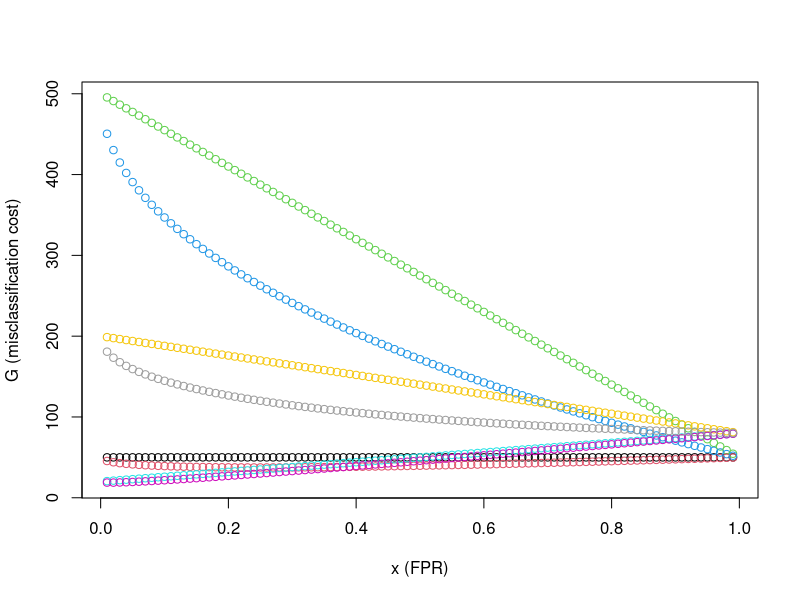
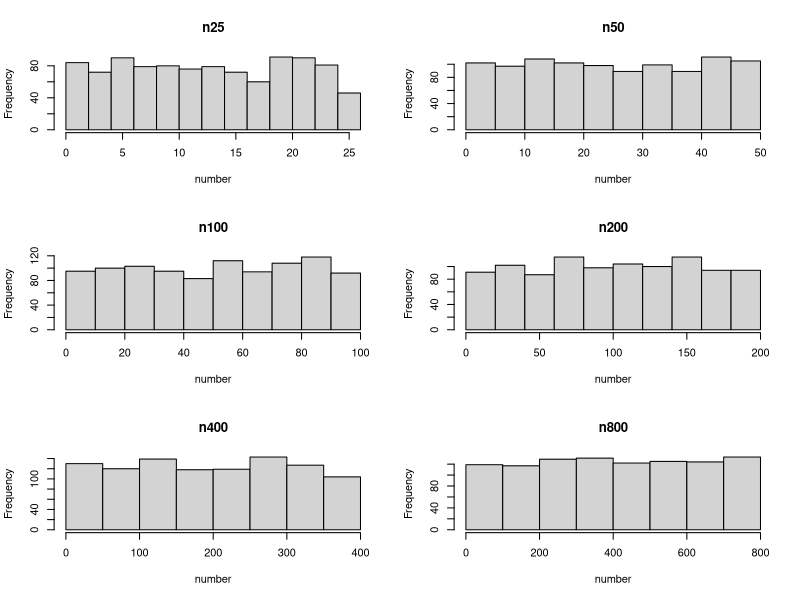

Recreate these plots in R, in order.
## ---- chunk 1
myRound <- function(x, acc=3) {mult = 10^acc; round(x*mult)/mult}
## ---- chunk 2
set.seed(0)
n = 100
m=1000

origData = rnorm(n) # case 1
z=sample(x=origData, size=n*m, replace=TRUE)
case1_mat <- matrix(z,nrow=m)

origData = rt(n,df=3); # case 2
z=sample(x=origData, size=n*m, replace=TRUE)
case2_mat <- matrix(z,nrow=m)

origData = rt(n,df=25); # case 3
z=sample(x=origData, size=n*m, replace=TRUE)
case3_mat <- matrix(z,nrow=m)
## ---- chunk 3

## ---- chunk 4

## ---- chunk 5
myCVids <- function(n, K, seed=0) {
# balanced subsets generation (subset sizes differ by at most 1)
# n is the number of observations/rows in the training set
# K is the desired number of folds (e.g., 5 or 10)
set.seed(seed);
t = floor(n/K); r = n-t*K;
id0 = rep((1:K),times=t)
ids = sample(id0,t*K)
if (r > 0) {ids = c(ids, sample(K,r))}
ids
}

# two-sample t test
column_t_test <- function(features, target){
  tests = lapply(seq(1,ncol(features)),function(x){t.test(features[,x]~target)})
  pval_lst = lapply(seq(1,length(tests)),function(x){tests[[x]]$p.value})
  return(list(tests, pval_lst))
}


# keep features with p-value <= 0.05
top_features <- function(pval_lst, p_val, p_min){
  bool_lst = lapply(seq(1,length(pval_lst)),function(x){pval_lst[[x]] < p_val})
  if(sum(as.integer(bool_lst))<=p_min){
    return(bool_lst)
  }else{
    pval_df = t(data.frame(pval_lst))
    row.names(pval_df) <- NULL
    bool_df=data.frame(pval_sig=matrix(unlist(bool_lst), nrow=length(bool_lst), byrow=TRUE))
    bool_df$p_val <- pval_df[,1]
    bool_df$p_top = FALSE
    sorted_res = sort(bool_df$p_val, index.return=TRUE)
    bool_df[head(sorted_res$ix,p_min),]$p_top = TRUE
    bool_df$p_select = as.logical(bool_df$pval_sig*bool_df$p_top)
    selected_df = bool_df[bool_df$p_select==TRUE,]
    feat_index_vec = as.numeric(rownames(selected_df))
  }
  return(feat_index_vec)
  
}

# Mis-classification ratio calculation
MCR <- function(true_vals, pred_probs, threshold=0.5){
  if(length(true_vals)!=length(pred_probs)){
    print("ERROR: predictions and true values not of same shape")
  }else{
    pred_vals = as.integer((pred_probs > threshold))
    mcr = sum(pred_vals != true_vals)/length(true_vals)
    return(mcr)
  }
}
## ---- chunk 6
# Generate data
set.seed(0)
n = 25
nr = n*2
Y = c(rep(1,n),rep(0,n))
k=10
p_star_vec = c(5,10,20,40)
i_vec = seq(5)
mcr_i_pstar_df = data.frame(matrix(0, nrow = length(p_star_vec), ncol = length(i_vec)+1))
mcr_i_pstar_df[,1] = p_star_vec

for(i in i_vec){
  nc = 200*2^5 # nc = 6400
  M = matrix(rnorm(nr*nc),nrow=nr)
  X = M[,1:nc]
  
  ids = myCVids(n=nr, K=k, seed=0)
  
  # apply two-sample t-test
  t_test_results = column_t_test(features=X, target=Y)
  # get all features according to p-value at differing values of p_star
  mean_pstar_mcr_vec = c()
  for(p_star in p_star_vec){
    feat_index_vec = c(top_features(pval_lst=t_test_results[[2]], p_val=0.05, p_min=p_star))
  
    # assign(paste("feat_idx_vec_", p_star, sep = ""), feat_index_vec)
    X_pstar = X[,feat_index_vec]
    
    k_mcr_vec = c()
    for( k in seq(k)){
      isk = (ids == k) # k varies from 1 to K
      valid.k = which(isk)
      train.k = which(!isk)
      train_df = data.frame(Y=Y[train.k], X_pstar[train.k,])
      val_df = data.frame(Y=Y[valid.k], X_pstar[valid.k,])
      
      LR = glm(Y ~ .,
              data=train_df,
              family="binomial")
      
      LR_probs = data.frame(
                    predict(LR,
                    val_df,
                    type ="response"
                    )
                  )
      
      mcr = MCR(
              true_vals=val_df$Y,
              pred_probs=LR_probs[,1],
              threshold=0.5)
      k_mcr_vec = c(k_mcr_vec, mcr)
    }
    mean_pstar_mcr = mean(k_mcr_vec)

    mean_pstar_mcr_vec = c(mean_pstar_mcr_vec, mean_pstar_mcr)
  }
  mcr_i_pstar_df[,i+1] = mean_pstar_mcr_vec
}

mcr_i_pstar_df = t(mcr_i_pstar_df)
rownames(mcr_i_pstar_df) = c("p*", i_vec)
knitr::kable(mcr_i_pstar_df, format = "markdown")
## ---- chunk 7

## ---- chunk 8

## ---- chunk 9

## ---- chunk 10

## ---- chunk 11
genData <- function(n, seed=0) {
set.seed(seed)
x = seq(-1,1,length.out=n)
y = x - x^2 + 2*rnorm(n) # true sigma = 2;
out.df = data.frame(x=x, y=y)
out.df
}
train.df = genData(n=200,seed=100)
test.df = genData(400)
## ---- chunk 12

## ---- chunk 13

## ---- chunk 14
# assume values for x and cfp
# x = 0.25
cfp=1
n=100


x_vec=c()
A_vec=c()
C_vec=c()
R_vec=c()
FPR_vec=c()
TPR_vec=c()
G_vec=c()
for (x in seq(0.01,0.99,0.01)) {
  A=c(0.5, 0.2)
  C=c(cfp, 10*cfp)
  R=c(x, sqrt(x))
  
  Ai=0
  for(q in A){
    Ai = Ai+1
    P=n*q
    N=n*(1-q)
    
    Ri=0
    for(tpr in R){
      Ri=Ri+1
      # calculate TP, FP, TN, and FN with regards to x
      TP = tpr*P
      FN = P-TP
      FP = x*N
      TN = N-FP
      FPR = x
      TPR = tpr
      
      Ci=0
      for(cfn in C){
        Ci=Ci+1
        G = cfn*FN + cfp*FP
        
        x_vec=c(x_vec,x)
        A_vec=c(A_vec,Ai)
        C_vec=c(C_vec,Ci)
        R_vec=c(R_vec,Ri)
        FPR_vec=c(FPR_vec,FPR)
        TPR_vec=c(TPR_vec,TPR)
        G_vec=c(G_vec,G)
        
        # print(paste("(A:",as.character(Ai),")"))
        # print(paste("(C:",as.character(Ci),")"))
        # print(paste("(R:",as.character(Ri),")"))
        # print(paste("FPR = ", FPR))
        # print(paste("TPR = ", TPR))
        # print(paste("G = ", G))
        # print("----------------------------")
        
        
      }
    }
    
  }
}

results_df = data.frame(x_vec, 
                          A_vec,
                          C_vec,
                          R_vec, 
                          FPR_vec,
                          TPR_vec,
                          G_vec)

results_df$design_id <- paste(results_df$A_vec,
                              results_df$C_vec, 
                              results_df$R_vec)

# Objective function score visualization
plot(x=results_df$x_vec, 
     y=results_df$G_vec, 
     col=factor(results_df$design_id),
     ylab="G (misclassification cost)",
     xlab="x (FPR)")

## ---- chunk 15
# Generate data
set.seed(0)
n_vec = c(25, 50, 100, 200, 400, 800)
m = 1000 
df = data.frame(m=1:m)
table_df = data.frame(n=n_vec) # results table
mean_uniq_vec = c()
sd_uniq_vec = c()
for (n in n_vec){
  I = seq(n)
  samp_vec = c(sample(x=I, size=m ,replace=TRUE))
  df[paste("n",n , sep="")] = samp_vec
  
  mean_uniq_vec = c(mean_uniq_vec, mean(unique(samp_vec)))
  sd_uniq_vec = c(sd_uniq_vec, sd(unique(samp_vec)))
}

#visualize data
par(mfrow=c(3,2))
for(i in names(df)[2:7]){
  hist(df[[i]],
       xlab = "number",
       main=i)
}
## ---- chunk 16
# make table of results
table_df$Mean_Unique = myRound(mean_uniq_vec, acc=2)
table_df$SD_Unique = myRound(sd_uniq_vec, acc=2)
table_df = data.frame(t(table_df))

knitr::kable(table_df, format = "markdown")
